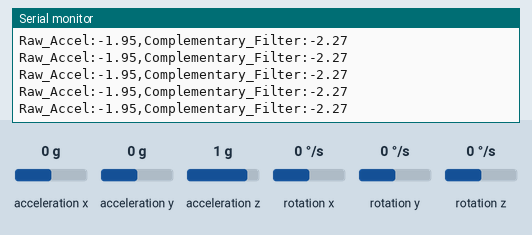
This sketch was run on a simulated Arduino Uno, built with avr-gcc and run on an emulated ATmega328P. Shown: the last lines printed to the serial monitor. Wiring (inferred from the names in the program): MPU-6050 motion sensor at I2C address 0x68. The test bench sets the inputs (shaded band); at power-on: rotation y 0 °/s, acceleration x 0 g, acceleration y 0 g, acceleration z 1 g, rotation x 0 °/s, rotation z 0 °/s.

Above: at 4.7 s.
4.8 s: rotation y set to -100 °/s
At 5.8 s:
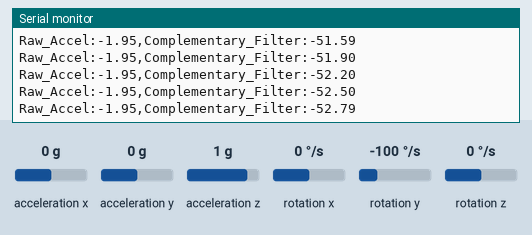
7.8 s: acceleration x set to -0.2 g
At 8.6 s:
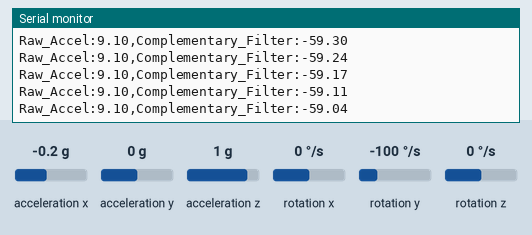
Timing chart, 0 to 10.8 s (numbered marks = the images above; inputs shaded):
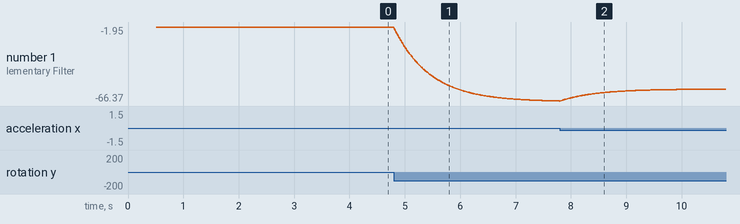

The sketch:

Loc_Bu.ino
```cpp
#include <Wire.h>
#include <math.h>

#define MPU_ADDR 0x68

// HỆ SỐ LỌC BÙ
#define ALPHA 0.98

// OFFSET
const float OFFSET_AX = 0.035075;
const float OFFSET_AY = 0.024395;
const float OFFSET_AZ = 0.029585;
const float OFFSET_GY = 0.49782;

float comp_angle = 0.0;
unsigned long last_time = 0;

struct IMUData {
  float ax;
  float ay;
  float az;
  float gy;
};

void mpuInit() {

  Wire.beginTransmission(MPU_ADDR);
  Wire.write(0x6B);
  Wire.write(0x00);
  Wire.endTransmission();

  Wire.beginTransmission(MPU_ADDR);
  Wire.write(0x1C);
  Wire.write(0x00);
  Wire.endTransmission();

  Wire.beginTransmission(MPU_ADDR);
  Wire.write(0x1B);
  Wire.write(0x00);
  Wire.endTransmission();
}

IMUData readIMU() {

  Wire.beginTransmission(MPU_ADDR);
  Wire.write(0x3B);
  Wire.endTransmission(false);

  Wire.requestFrom(MPU_ADDR, 14);

  int16_t raw_ax = (Wire.read() << 8) | Wire.read();
  int16_t raw_ay = (Wire.read() << 8) | Wire.read();
  int16_t raw_az = (Wire.read() << 8) | Wire.read();

  Wire.read();
  Wire.read();

  Wire.read();
  Wire.read();

  int16_t raw_gy = (Wire.read() << 8) | Wire.read();

  IMUData d;

  d.ax = (raw_ax / 16384.0) + OFFSET_AX;
  d.ay = (raw_ay / 16384.0) + OFFSET_AY;
  d.az = (raw_az / 16384.0) + OFFSET_AZ;

  d.gy = (raw_gy / 131.0) - OFFSET_GY;

  return d;
}

void setup() {

  Serial.begin(115200);

  Wire.begin();

  mpuInit();

  delay(500);

  IMUData data = readIMU();

  comp_angle =
      atan2(-data.ax,
            sqrt(data.ay * data.ay +
                 data.az * data.az))
      * 180.0 / PI;

  last_time = micros();

  Serial.println("Complementary Filter MPU6050");
  Serial.print("Alpha = ");
  Serial.println(ALPHA, 2);
}

void loop() {

  unsigned long now = micros();

  float dt =
      (float)(now - last_time)
      / 1000000.0;

  if (dt <= 0 || dt > 0.5)
    dt = 0.01;

  last_time = now;

  IMUData data = readIMU();

  float raw_accel_angle =
      atan2(-data.ax,
            sqrt(data.ay * data.ay +
                 data.az * data.az))
      * 180.0 / PI;

  comp_angle =
      ALPHA *
      (comp_angle + data.gy * dt)
      +
      (1.0 - ALPHA)
      * raw_accel_angle;

  Serial.print("Raw_Accel:");
  Serial.print(raw_accel_angle, 2);

  Serial.print(",");

  Serial.print("Complementary_Filter:");
  Serial.println(comp_angle, 2);

  delay(10);
}
```

Measured:
- after the input at 4.8 s, the serial monitor: prints a new line at once (image 1)
- plotted number 1: -2.27 → -66.37 after the input at 4.8 s
